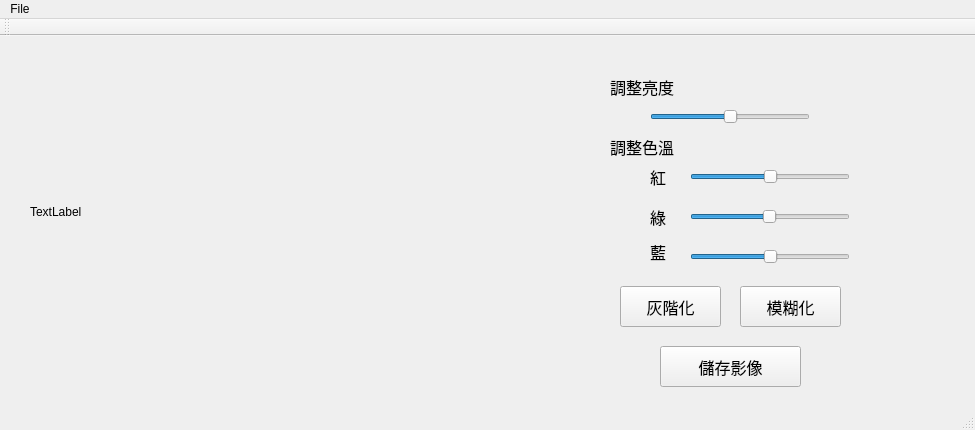
<?xml version="1.0" encoding="UTF-8"?>
<ui version="4.0">
 <class>MainWindow</class>
 <widget class="QMainWindow" name="MainWindow">
  <property name="geometry">
   <rect>
    <x>0</x>
    <y>0</y>
    <width>975</width>
    <height>430</height>
   </rect>
  </property>
  <property name="windowTitle">
   <string>MainWindow</string>
  </property>
  <widget class="QWidget" name="centralWidget">
   <widget class="QLabel" name="show_Img">
    <property name="geometry">
     <rect>
      <x>30</x>
      <y>20</y>
      <width>501</width>
      <height>311</height>
     </rect>
    </property>
    <property name="text">
     <string>TextLabel</string>
    </property>
   </widget>
   <widget class="QSlider" name="brightness">
    <property name="geometry">
     <rect>
      <x>650</x>
      <y>70</y>
      <width>160</width>
      <height>22</height>
     </rect>
    </property>
    <property name="minimum">
     <number>-128</number>
    </property>
    <property name="maximum">
     <number>127</number>
    </property>
    <property name="orientation">
     <enum>Qt::Horizontal</enum>
    </property>
   </widget>
   <widget class="QSlider" name="red">
    <property name="geometry">
     <rect>
      <x>690</x>
      <y>130</y>
      <width>160</width>
      <height>22</height>
     </rect>
    </property>
    <property name="minimum">
     <number>-128</number>
    </property>
    <property name="maximum">
     <number>127</number>
    </property>
    <property name="orientation">
     <enum>Qt::Horizontal</enum>
    </property>
   </widget>
   <widget class="QSlider" name="green">
    <property name="geometry">
     <rect>
      <x>690</x>
      <y>170</y>
      <width>160</width>
      <height>22</height>
     </rect>
    </property>
    <property name="minimum">
     <number>-127</number>
    </property>
    <property name="maximum">
     <number>128</number>
    </property>
    <property name="orientation">
     <enum>Qt::Horizontal</enum>
    </property>
   </widget>
   <widget class="QSlider" name="blue">
    <property name="geometry">
     <rect>
      <x>690</x>
      <y>210</y>
      <width>160</width>
      <height>22</height>
     </rect>
    </property>
    <property name="minimum">
     <number>-128</number>
    </property>
    <property name="maximum">
     <number>127</number>
    </property>
    <property name="orientation">
     <enum>Qt::Horizontal</enum>
    </property>
   </widget>
   <widget class="QPushButton" name="grayscale">
    <property name="geometry">
     <rect>
      <x>620</x>
      <y>250</y>
      <width>101</width>
      <height>41</height>
     </rect>
    </property>
    <property name="font">
     <font>
      <pointsize>12</pointsize>
     </font>
    </property>
    <property name="text">
     <string>灰階化</string>
    </property>
   </widget>
   <widget class="QPushButton" name="blur">
    <property name="geometry">
     <rect>
      <x>740</x>
      <y>250</y>
      <width>101</width>
      <height>41</height>
     </rect>
    </property>
    <property name="font">
     <font>
      <pointsize>12</pointsize>
     </font>
    </property>
    <property name="text">
     <string>模糊化</string>
    </property>
   </widget>
   <widget class="QPushButton" name="save_Img">
    <property name="geometry">
     <rect>
      <x>660</x>
      <y>310</y>
      <width>141</width>
      <height>41</height>
     </rect>
    </property>
    <property name="font">
     <font>
      <pointsize>12</pointsize>
     </font>
    </property>
    <property name="text">
     <string>儲存影像</string>
    </property>
   </widget>
   <widget class="QLabel" name="label_brightness">
    <property name="geometry">
     <rect>
      <x>610</x>
      <y>40</y>
      <width>71</width>
      <height>21</height>
     </rect>
    </property>
    <property name="font">
     <font>
      <pointsize>12</pointsize>
     </font>
    </property>
    <property name="text">
     <string>調整亮度</string>
    </property>
   </widget>
   <widget class="QLabel" name="label_colorTemp">
    <property name="geometry">
     <rect>
      <x>610</x>
      <y>100</y>
      <width>81</width>
      <height>21</height>
     </rect>
    </property>
    <property name="font">
     <font>
      <pointsize>12</pointsize>
     </font>
    </property>
    <property name="text">
     <string>調整色溫</string>
    </property>
   </widget>
   <widget class="QLabel" name="label_red">
    <property name="geometry">
     <rect>
      <x>650</x>
      <y>130</y>
      <width>21</width>
      <height>21</height>
     </rect>
    </property>
    <property name="font">
     <font>
      <pointsize>12</pointsize>
     </font>
    </property>
    <property name="text">
     <string>紅</string>
    </property>
   </widget>
   <widget class="QLabel" name="label_green">
    <property name="geometry">
     <rect>
      <x>650</x>
      <y>170</y>
      <width>31</width>
      <height>21</height>
     </rect>
    </property>
    <property name="font">
     <font>
      <pointsize>12</pointsize>
     </font>
    </property>
    <property name="text">
     <string>綠</string>
    </property>
   </widget>
   <widget class="QLabel" name="label_blue">
    <property name="geometry">
     <rect>
      <x>650</x>
      <y>200</y>
      <width>31</width>
      <height>31</height>
     </rect>
    </property>
    <property name="font">
     <font>
      <pointsize>12</pointsize>
     </font>
    </property>
    <property name="text">
     <string>藍</string>
    </property>
   </widget>
  </widget>
  <widget class="QMenuBar" name="menuBar">
   <property name="geometry">
    <rect>
     <x>0</x>
     <y>0</y>
     <width>975</width>
     <height>24</height>
    </rect>
   </property>
   <widget class="QMenu" name="menu">
    <property name="title">
     <string>File</string>
    </property>
    <addaction name="actionLoad_image"/>
   </widget>
   <addaction name="menu"/>
  </widget>
  <widget class="QToolBar" name="mainToolBar">
   <attribute name="toolBarArea">
    <enum>TopToolBarArea</enum>
   </attribute>
   <attribute name="toolBarBreak">
    <bool>false</bool>
   </attribute>
  </widget>
  <widget class="QStatusBar" name="statusBar"/>
  <action name="actionLoad_image">
   <property name="text">
    <string>Load image</string>
   </property>
  </action>
 </widget>
 <layoutdefault spacing="6" margin="11"/>
 <resources/>
 <connections/>
</ui>
